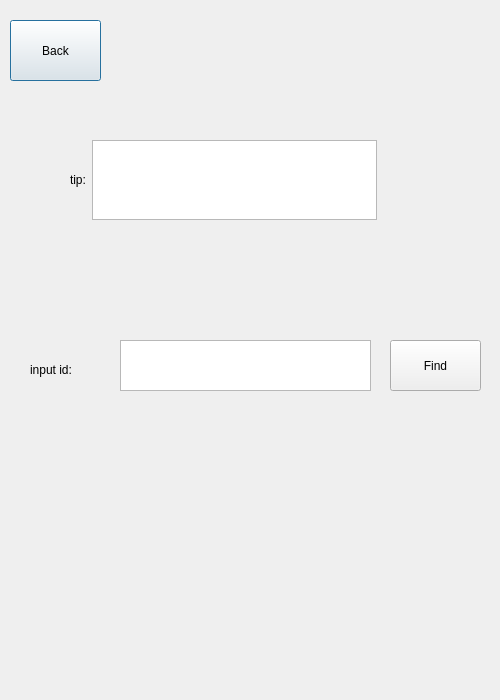
<?xml version="1.0" encoding="UTF-8"?>
<ui version="4.0">
 <class>F_FindID</class>
 <widget class="QDialog" name="F_FindID">
  <property name="geometry">
   <rect>
    <x>0</x>
    <y>0</y>
    <width>500</width>
    <height>700</height>
   </rect>
  </property>
  <property name="sizePolicy">
   <sizepolicy hsizetype="Preferred" vsizetype="Preferred">
    <horstretch>0</horstretch>
    <verstretch>0</verstretch>
   </sizepolicy>
  </property>
  <property name="maximumSize">
   <size>
    <width>500</width>
    <height>700</height>
   </size>
  </property>
  <property name="windowTitle">
   <string>Dialog</string>
  </property>
  <widget class="QPushButton" name="Btn_Back">
   <property name="geometry">
    <rect>
     <x>10</x>
     <y>20</y>
     <width>91</width>
     <height>61</height>
    </rect>
   </property>
   <property name="text">
    <string>Back</string>
   </property>
  </widget>
  <widget class="QPushButton" name="Btn_Find">
   <property name="geometry">
    <rect>
     <x>390</x>
     <y>340</y>
     <width>91</width>
     <height>51</height>
    </rect>
   </property>
   <property name="text">
    <string>Find</string>
   </property>
  </widget>
  <widget class="QWidget" name="widget" native="true">
   <property name="geometry">
    <rect>
     <x>70</x>
     <y>140</y>
     <width>307</width>
     <height>80</height>
    </rect>
   </property>
   <property name="maximumSize">
    <size>
     <width>350</width>
     <height>80</height>
    </size>
   </property>
   <layout class="QHBoxLayout" name="horizontalLayout">
    <item>
     <widget class="QLabel" name="label">
      <property name="text">
       <string>tip:</string>
      </property>
     </widget>
    </item>
    <item>
     <widget class="QTextBrowser" name="Tip_ID"/>
    </item>
   </layout>
  </widget>
  <widget class="QTextEdit" name="Edit_ID">
   <property name="geometry">
    <rect>
     <x>120</x>
     <y>340</y>
     <width>251</width>
     <height>51</height>
    </rect>
   </property>
  </widget>
  <widget class="QLabel" name="label_2">
   <property name="geometry">
    <rect>
     <x>30</x>
     <y>360</y>
     <width>76</width>
     <height>19</height>
    </rect>
   </property>
   <property name="text">
    <string>input id:</string>
   </property>
  </widget>
 </widget>
 <resources/>
 <connections/>
</ui>
